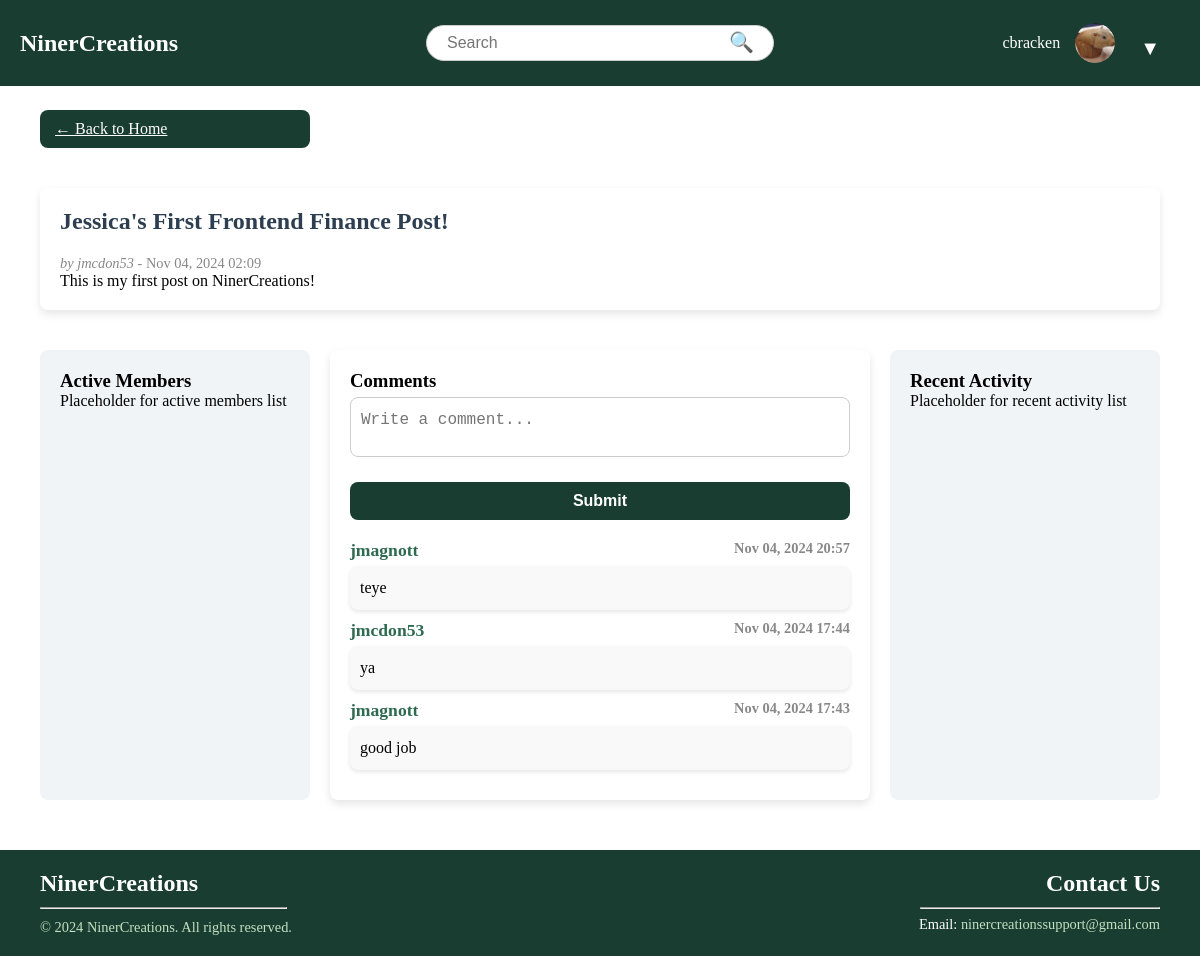
Page /post/2/ (signed in) on the committed database.
### NinerCreations/models.py (models this page shows, shortened)
class Profile(models.Model):
    user = models.OneToOneField(User, on_delete=models.CASCADE)
    bio = models.TextField(blank=True, default='')
    profile_picture = models.ImageField(
        upload_to='profile_pictures/',
        default='profile_pictures/profile-placeholder.png'
    )

class Post(models.Model):
    author = models.ForeignKey(User, on_delete=models.CASCADE)
    title = models.CharField(max_length=255)
    content = models.TextField()
    created_at = models.DateTimeField(auto_now_add=True)
    topics = models.ManyToManyField(Topic, related_name="posts", blank=True)

class Comment(models.Model):
    post = models.ForeignKey(Post, on_delete=models.CASCADE, related_name="comments")
    author = models.ForeignKey(User, on_delete=models.CASCADE, null=True, blank=True)
    content = models.TextField()
    created_at = models.DateTimeField(auto_now_add=True)

### NinerCreations/views.py (the view)
# urls.py: path('post/<int:post_id>/', views.post_detail, name='post_detail'),  # New URL pattern for post detail and comments
def post_detail(request, post_id):
    post = get_object_or_404(Post, id=post_id)
    comments = post.comments.all().order_by('-created_at')  # Fetch comments associated with the post
    if request.method == 'POST':
        content = request.POST.get('content')  # Get the comment content from the form
        if content:
            author = request.user if request.user.is_authenticated else None
            Comment.objects.create(post=post, author=author, content=content)
            comments = post.comments.all().order_by('-created_at')
    return render(request, 'base/post_detail.html', {
        'post': post,
        'comments': comments,
    })

### NinerCreations/templates/base/post_detail.html (shortened to what this page needs)
{% extends "base/base.html" %}
{% block content %}
<div class="content-grid">
    <a class="btn btn-primary" href="{% url 'home' %}">← Back to Home</a>
    <div class="pd-main">
        <div class="post-detail">
            <h2>{{ post.title }}</h2>
            <p class="post-meta">
                <em>by {{ post.author.username }}</em> - {{ post.created_at|date:"M d, Y H:i" }}
            </p>
            <div class="post-content">
                {{ post.content }}
            </div>
        </div>
    </div>
    <div class="pd-left">
        <h3>Active Members</h3>
        <p>Placeholder for active members list</p>
    </div>
    <div class="pd-main-content">
        <div class="comment-section">
            <h3>Comments</h3>
            <form method="POST" action="{% url 'post_detail' post.id %}" class="comment-form">
                <textarea name="content" rows="4" placeholder="Write a comment..." required class="comment-input"></textarea>
                <button type="submit" class="btn btn-primary">Submit</button>
            </form>
            <ul id="commentList" class="comment-list">
                {% for comment in comments %}
                    <li class="comment">
                        <div class="comment-header">
                            <strong class="comment-author">{{ comment.author.username|default:"Guest" }}</strong>
                            <span class="comment-timestamp">{{ comment.created_at|date:"M d, Y H:i" }}</span>
                        </div>
                        <div class="comment-content">
                            {{ comment.content }}
                        </div>
                    </li>
                {% endfor %}
            </ul>
        </div>
    </div>
    <div class="pd-right">
        <h3>Recent Activity</h3>
        <p>Placeholder for recent activity list</p>
    </div>
</div>
{% endblock %}

### NinerCreations/templates/base/base.html (shortened to what this page needs)
{% load static %}
<!DOCTYPE html>
<html lang="en">
<head>
    <link rel="stylesheet" type="text/css" href="{% static 'css/styles.css' %}">
</head>
<body>
    <div class="wrapper">
        <div class="header">
            <div class="logo">
                <a href="/">
                    <h1>NinerCreations</h1>
                </a>
            </div>
            <div class="search-bar">
                <form action="/search/" method="get">
                    <input type="text" name="q" placeholder="Search" value="">
                    <button type="submit">&#128269;</button>
                </form>
            </div>
            <div class="header-right">
                {% if user.is_authenticated %}
                    <span>{{ user.username }}</span>
                    <div class="profile-container">
                        <div class="profile-picture">
                            <img src="{% if user.profile.profile_picture and user.profile.profile_picture.url %}{{ user.profile.profile_picture.url }}{% else %}{% static 'images/profile-placeholder.png' %}{% endif %}"
                                 alt="Profile Picture"
                                 style="width: 40px; height: 40px; border-radius: 50%; object-fit: cover;">
                        </div>
                        <div class="dropdown">
                            <button class="dropdown-btn">▼</button>
                        </div>
                    </div>
                {% else %}
                    <a href="{% url 'login' %}" class="login-btn">Login</a>
                {% endif %}
            </div>
        </div>
        <div class="content">
            {% block content %}
            {% endblock %}
        </div>
        {% include 'base/footer.html' %}
    </div>
</body>
</html>

### static/css/styles.css (style rules this page uses)
* { padding: 0; margin: 0; box-sizing: border-box; }
html, body { height: 100%; margin: 0; }
.wrapper { display: flex; flex-direction: column; min-height: 100vh; }
.content { flex: 1; padding: 20px; margin-top: 60px; margin-bottom: 10px; }
.header { display: flex; align-items: center; justify-content: space-between; background-color: #1A3D31; padding: 10px 20px; color: white; position: fixed; top: 0; width: 100%; z-index: 10; }
.logo { flex: 1; text-align: left; }
.logo a { text-decoration: none; }
.logo h1 { font-size: 24px; color: #FFFFFF; margin: 0; }
.search-bar { flex: 2; display: flex; justify-content: center; align-items: center; margin-top: 15px; }
.search-bar form { width: 100%; max-width: 60%; display: flex; align-items: center; position: relative; }
.search-bar input { width: 100%; padding: 8px 40px 8px 20px; border-radius: 20px; border: 1px solid #ccc; font-size: 16px; }
.search-bar button { position: absolute; right: 10px; background: none; border: none; font-size: 20px; cursor: pointer; color: #333; margin-top: -5px; }
.header-right { flex: 1; display: flex; align-items: center; gap: 15px; justify-content: flex-end; }
h2 { color: #2c3e50; margin-bottom: 20px; font-weight: bold; }
form { display: flex; flex-direction: column; }
form input { padding: 8px; border-radius: 4px; border: 1px solid #ccc; margin-bottom: 15px; font-size: 16px; }
form button { background-color: #2c3e50; color: white; font-weight: bold; padding: 10px; border: none; border-radius: 4px; cursor: pointer; transition: background-color 0.3s ease; }
a { color: #2c3e50; }
.profile-container { display: flex; align-items: center; position: relative; }
.profile-picture { width: 40px; height: 40px; border-radius: 50%; overflow: hidden; }
.profile-picture img { width: 100%; height: 100%; object-fit: cover; }
.dropdown { position: relative; display: inline-block; }
.dropdown-btn { background: none; border: none; color: white; font-size: 20px; cursor: pointer; margin-left: 5px; }
.content-grid { display: grid; grid-template-columns: 1fr 2fr 1fr; gap: 20px; padding: 20px; }
.pd-main { grid-column: 1 / -1; background-color: #ffffff; padding: 20px; border-radius: 8px; box-shadow: 0px 4px 8px rgba(0, 0, 0, 0.1); margin-bottom: 20px; }
.pd-left { background-color: #f0f4f7; padding: 20px; border-radius: 8px; height: 100%; }
.pd-main-content { background-color: #ffffff; padding: 20px; border-radius: 8px; box-shadow: 0px 4px 8px rgba(0, 0, 0, 0.1); display: flex; flex-direction: column; height: 100%; }
.pd-right { background-color: #f0f4f7; padding: 20px; border-radius: 8px; height: 100%; }
.comment-section { margin-top: 0px; }
.comment-header { display: flex; justify-content: space-between; font-weight: bold; }
.comment-author { font-size: 1.1rem; color: #2d6a4f; }
.comment-timestamp { font-size: 0.9rem; color: #888; }
.comment-list { list-style-type: none; }
.comment-content { margin-top: 5px; font-size: 1rem; line-height: 1.5; background-color: #f9f9f9; padding: 10px; border-radius: 8px; box-shadow: 0px 2px 4px rgba(0, 0, 0, 0.1); margin-bottom: 10px; }
.comment-form { display: flex; flex-direction: column; }
.comment-input { border-radius: 8px; border: 1px solid #ccc; padding: 10px; font-size: 16px; resize: none; height: 60px; }
.btn-primary { background-color: #1A3D31; color: white; border: none; border-radius: 8px; padding: 10px 15px; cursor: pointer; margin-top: 10px; transition: background-color 0.3s; }
.btn { margin-bottom: 20px; }
.post-meta { color: #888; font-size: 0.9rem; margin-top: 10px; }
form { width: 100%; }
input[type="file"], textarea { display: block; width: 100%; margin-top: 5px; margin-bottom: 15px; padding: 10px; border: 1px solid #ccc; border-radius: 4px; font-size: 14px; line-height: 1.5; }
textarea { resize: vertical; }
button { background-color: #1A3D31; color: #fff; border: none; border-radius: 5px; padding: 10px 20px; font-size: 16px; cursor: pointer; margin-top: 10px; }
img { display: block; margin-bottom: 15px; border-radius: 50%; width: 150px; height: 150px; object-fit: cover; }

### rows in the picture
Post: title "Jessica's First Frontend Finance Post!", author.username "jmcdon53", created_at "Nov 04, 2024 02:09", content "This is my first post on NinerCreations!"
Comment: author.username "jmagnott", created_at "Nov 04, 2024 20:57", content "teye"
Comment: author.username "jmcdon53", created_at "Nov 04, 2024 17:44", content "ya"
Comment: author.username "jmagnott", created_at "Nov 04, 2024 17:43", content "good job"

### other values in the picture
{{ user.username }} "cbracken"
